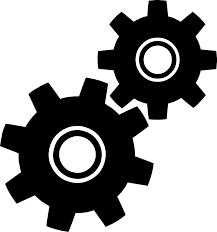
#> input picture images.png, 217 x 232 px
$ python ascii-art2.py
#> lines starting #> are read from the running program, lines starting #| are printed output that depends on the picture
#> the answer given: images.png
#> in main, image is the input picture: PIL image 217x232 P; min 0, max 255, mean 151.8
# Import Libraries
from PIL import Image, ImageOps
import numpy as np

# Constants
ASCII_IMAGE_WIDTH = 100
PIXEL_ARRAY = ["#","@","O","=","+","o","^","*","!","."]
LENGTH = len(PIXEL_ARRAY)
RANGE = int(255/(LENGTH - 1))


def get_img(image):
    """This Function returns the grayscale resized image of the imput image given as parameter

    Args:
        image (ImageObj): PIL.Image type of image

    Returns:
        ImageObj: grayscale value
    """
    actual_width, actual_height = image.size
#> actual_width = 217; actual_height = 232
    new_height = int(actual_height*ASCII_IMAGE_WIDTH/actual_width)
#> new_height = 106
    resized_image = image.resize((ASCII_IMAGE_WIDTH,new_height))
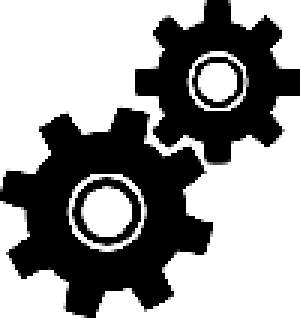
#> resized_image: PIL image 100x106 P (shown 3 times larger); min 0, max 255, mean 151.4
    return resized_image.convert('L')


def pixels_to_ascii_string(image):
    """This method receives the image object and get the individual
    pixel value of each pixel and get a string curresponding to this
    number from the PIXEL_ARRAY and adds it to the string.
        after every ASCII_IMAGE_WIDTH it adds a new Line Character to
    the String and finally returns this String

    Args:
        image (ImageObj): Gets the Image(Should be a 2-D array, so not color images)

    Returns:
        String: The string which is needed to be printedto the file
    """
    pixels = image.getdata()
    width, height = image.size
#> width = 100; height = 106
    imageArray = np.asarray(image)
    # print(imageArray)
    string = ""
    for i in range(height):
        for j in range(width):
            string += PIXEL_ARRAY[imageArray[i,j]//RANGE]
        string += "\n"
    return string


def main():
    loc = input("Enter the Location of image")
    try:
        image = Image.open(loc)
    except:
        print("{} is not a valid image address".format(loc))

    toPrint = pixels_to_ascii_string(get_img(image))

    with open("ascii-art3.txt", "w") as file:
        file.write(toPrint)


if __name__ == "__main__":
    main()
